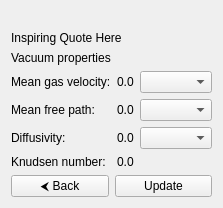
<?xml version="1.0" encoding="UTF-8"?>
<ui version="4.0">
    <class>VacuumOutputPage</class>
    <widget class="QWidget" name="VacuumOutputPage">
        <layout class="QVBoxLayout" name="beerLogoLayout">
            <item>
                <widget class="QLabel" name="logoLabel">
                    <property name="pixmap">
                        <pixmap>:images/BigLogo.png</pixmap> <!-- Reference to logo -->
                    </property>
                </widget>
            </item>
            <item>
                <widget class="QLabel" name="beerQuoteLabel">
                    <property name="text">
                        <string>Inspiring Quote Here</string>
                    </property>
                </widget>
            </item>
            <item>
                <layout class="QGridLayout" name="gridLayout">
                    <!-- Row 0 -->
                    <item row="0" column="0" colspan="3">
                        <widget class="QLabel" name="headlineLabel">
                            <property name="text">
                                <string>Vacuum properties</string>
                            </property>
                        </widget>
                    </item>

                    <!-- Row 1 -->
                    <item row="1" column="0">
                        <widget class="QLabel" name="vNameLabel">
                            <property name="text">
                                <string>Mean gas velocity:</string>
                            </property>
                        </widget>
                    </item>
                    <item row="1" column="1">
                        <widget class="QLabel" name="vValueLabel">
                            <property name="text">
                                <string>0.0</string>
                            </property>
                        </widget>
                    </item>
                    <item row="1" column="2">
                        <widget class="QComboBox" name="vComboBox">
                        </widget>
                    </item>

                    <!-- Row 2 -->
                    <item row="2" column="0">
                        <widget class="QLabel" name="lNameLabel">
                            <property name="text">
                                <string>Mean free path:</string>
                            </property>
                        </widget>
                    </item>
                    <item row="2" column="1">
                        <widget class="QLabel" name="lValueLabel">
                            <property name="text">
                                <string>0.0</string>
                            </property>
                        </widget>
                    </item>
                    <item row="2" column="2">
                        <widget class="QComboBox" name="lComboBox">
                        </widget>
                    </item>

                    <!-- Row 3 -->
                    <item row="3" column="0">
                        <widget class="QLabel" name="diffNameLabel">
                            <property name="text">
                                <string>Diffusivity:</string>
                            </property>
                        </widget>
                    </item>
                    <item row="3" column="1">
                        <widget class="QLabel" name="diffValueLabel">
                            <property name="text">
                                <string>0.0</string>
                            </property>
                        </widget>
                    </item>
                    <item row="3" column="2">
                        <widget class="QComboBox" name="diffComboBox">
                        </widget>
                    </item>

                    <!-- Row 4 -->
                    <item row="4" column="0">
                        <widget class="QLabel" name="knNameLabel">
                            <property name="text">
                                <string>Knudsen number:</string>
                            </property>
                        </widget>
                    </item>
                    <item row="4" column="1" colspan="2">
                        <widget class="QLabel" name="knValueLabel">
                            <property name="text">
                                <string>0.0</string>
                            </property>
                        </widget>
                    </item>

                    <!-- Row 5 -->
                    <item row="5" column="0" colspan="3">
                        <layout class="QHBoxLayout" name="buttonLayout">
                            <item>
                                <widget class="QPushButton" name="backButton">
                                    <property name="text">
                                        <string>&#x2B9C; Back</string>
                                    </property>
                                    <property name="toolTip">
                                        <string>Go back to vacuum properties input page</string>
                                    </property>
                                </widget>
                            </item>
                            <item>
                                <widget class="QPushButton" name="updateButton">
                                    <property name="text">
                                        <string>Update</string>
                                    </property>
                                    <property name="toolTip">
                                        <string>Update vacuum properties</string>
                                    </property>
                                </widget>
                            </item>
                        </layout>
                    </item>
                </layout>
            </item>
        </layout>
    </widget>
</ui>
